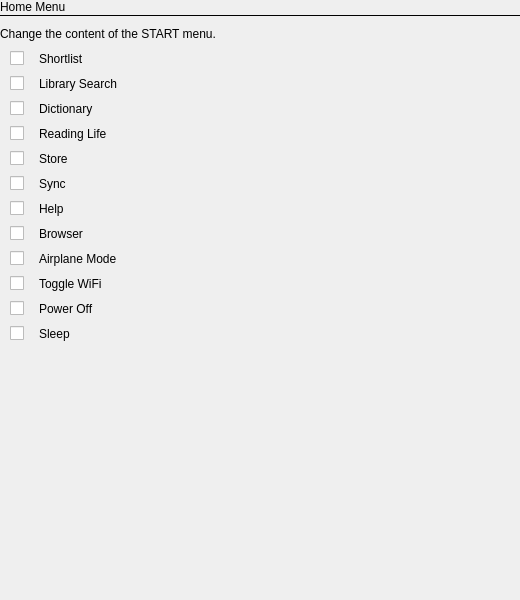
<?xml version="1.0" encoding="UTF-8"?>
<ui version="4.0">
 <class>TweaksSettingsHomeMenuView</class>
 <widget class="QWidget" name="TweaksSettingsHomeMenuView">
  <property name="geometry">
   <rect>
    <x>0</x>
    <y>0</y>
    <width>520</width>
    <height>600</height>
   </rect>
  </property>
  <property name="windowTitle">
   <string>Home Menu</string>
  </property>
  <layout class="QVBoxLayout" name="verticalLayout">
   <property name="spacing">
    <number>0</number>
   </property>
   <property name="margin">
    <number>0</number>
   </property>
   <item>
    <widget class="QLabel" name="label_2">
     <property name="styleSheet">
      <string notr="true">font: 20px &quot;Avenir&quot;;</string>
     </property>
     <property name="text">
      <string>Home Menu</string>
     </property>
     <property name="textFormat">
      <enum>Qt::RichText</enum>
     </property>
     <property name="wordWrap">
      <bool>true</bool>
     </property>
    </widget>
   </item>
   <item>
    <widget class="QFrame" name="frame">
     <property name="frameShape">
      <enum>QFrame::HLine</enum>
     </property>
     <property name="frameShadow">
      <enum>QFrame::Plain</enum>
     </property>
    </widget>
   </item>
   <item>
    <widget class="TouchLabel" name="label_3">
     <property name="styleSheet">
      <string notr="true">font: 20px &quot;Avenir&quot;; 
padding-top: 10px; 
padding-bottom: 10;</string>
     </property>
     <property name="text">
      <string>Change the content of the START menu.</string>
     </property>
     <property name="textFormat">
      <enum>Qt::RichText</enum>
     </property>
     <property name="wordWrap">
      <bool>true</bool>
     </property>
     <property name="indent">
      <number>0</number>
     </property>
    </widget>
   </item>
   <item>
    <layout class="QFormLayout" name="formLayout_2">
     <property name="fieldGrowthPolicy">
      <enum>QFormLayout::AllNonFixedFieldsGrow</enum>
     </property>
     <property name="horizontalSpacing">
      <number>10</number>
     </property>
     <property name="verticalSpacing">
      <number>10</number>
     </property>
     <item row="0" column="1">
      <widget class="TouchCheckBox" name="shortlist">
       <property name="styleSheet">
        <string notr="true">QCheckBox {
    spacing: 15px;
    font: bold 20px &quot;Avenir&quot;;
}

QCheckBox::indicator:unchecked {
    image: url(:/images/widgets/checkbox_off.png);
}
QCheckBox::indicator:checked {
    image: url(:/images/widgets/checkbox_on.png);
}
QCheckBox::indicator:disabled {
    image: url(:/images/widgets/checkbox_disabled.png);
}
</string>
       </property>
       <property name="text">
        <string>Shortlist</string>
       </property>
      </widget>
     </item>
     <item row="1" column="1">
      <widget class="TouchCheckBox" name="search">
       <property name="styleSheet">
        <string notr="true">QCheckBox {
    spacing: 15px;
    font: bold 20px &quot;Avenir&quot;;
}

QCheckBox::indicator:unchecked {
    image: url(:/images/widgets/checkbox_off.png);
}
QCheckBox::indicator:checked {
    image: url(:/images/widgets/checkbox_on.png);
}
QCheckBox::indicator:disabled {
    image: url(:/images/widgets/checkbox_disabled.png);
}
</string>
       </property>
       <property name="text">
        <string>Library Search</string>
       </property>
      </widget>
     </item>
     <item row="2" column="1">
      <widget class="TouchCheckBox" name="dictionary">
       <property name="styleSheet">
        <string notr="true">QCheckBox {
    spacing: 15px;
    font: bold 20px &quot;Avenir&quot;;
}

QCheckBox::indicator:unchecked {
    image: url(:/images/widgets/checkbox_off.png);
}
QCheckBox::indicator:checked {
    image: url(:/images/widgets/checkbox_on.png);
}
QCheckBox::indicator:disabled {
    image: url(:/images/widgets/checkbox_disabled.png);
}
</string>
       </property>
       <property name="text">
        <string>Dictionary</string>
       </property>
      </widget>
     </item>
     <item row="8" column="1">
      <widget class="TouchCheckBox" name="airplaneMode">
       <property name="styleSheet">
        <string notr="true">QCheckBox {
    spacing: 15px;
    font: bold 20px &quot;Avenir&quot;;
}

QCheckBox::indicator:unchecked {
    image: url(:/images/widgets/checkbox_off.png);
}
QCheckBox::indicator:checked {
    image: url(:/images/widgets/checkbox_on.png);
}
QCheckBox::indicator:disabled {
    image: url(:/images/widgets/checkbox_disabled.png);
}
</string>
       </property>
       <property name="text">
        <string>Airplane Mode</string>
       </property>
      </widget>
     </item>
     <item row="19" column="1">
      <widget class="TouchCheckBox" name="toggleWifi">
       <property name="styleSheet">
        <string notr="true">QCheckBox {
    spacing: 15px;
    font: bold 20px &quot;Avenir&quot;;
}

QCheckBox::indicator:unchecked {
    image: url(:/images/widgets/checkbox_off.png);
}
QCheckBox::indicator:checked {
    image: url(:/images/widgets/checkbox_on.png);
}
QCheckBox::indicator:disabled {
    image: url(:/images/widgets/checkbox_disabled.png);
}
</string>
       </property>
       <property name="text">
        <string>Toggle WiFi</string>
       </property>
      </widget>
     </item>
     <item row="20" column="1">
      <widget class="TouchCheckBox" name="powerOff">
       <property name="styleSheet">
        <string notr="true">QCheckBox {
    spacing: 15px;
    font: bold 20px &quot;Avenir&quot;;
}

QCheckBox::indicator:unchecked {
    image: url(:/images/widgets/checkbox_off.png);
}
QCheckBox::indicator:checked {
    image: url(:/images/widgets/checkbox_on.png);
}
QCheckBox::indicator:disabled {
    image: url(:/images/widgets/checkbox_disabled.png);
}
</string>
       </property>
       <property name="text">
        <string>Power Off</string>
       </property>
      </widget>
     </item>
     <item row="21" column="1">
      <widget class="TouchCheckBox" name="sleep">
       <property name="styleSheet">
        <string notr="true">QCheckBox {
    spacing: 15px;
    font: bold 20px &quot;Avenir&quot;;
}

QCheckBox::indicator:unchecked {
    image: url(:/images/widgets/checkbox_off.png);
}
QCheckBox::indicator:checked {
    image: url(:/images/widgets/checkbox_on.png);
}
QCheckBox::indicator:disabled {
    image: url(:/images/widgets/checkbox_disabled.png);
}
</string>
       </property>
       <property name="text">
        <string>Sleep</string>
       </property>
      </widget>
     </item>
     <item row="3" column="1">
      <widget class="TouchCheckBox" name="readingLife">
       <property name="styleSheet">
        <string notr="true">QCheckBox {
    spacing: 15px;
    font: bold 20px &quot;Avenir&quot;;
}

QCheckBox::indicator:unchecked {
    image: url(:/images/widgets/checkbox_off.png);
}
QCheckBox::indicator:checked {
    image: url(:/images/widgets/checkbox_on.png);
}
QCheckBox::indicator:disabled {
    image: url(:/images/widgets/checkbox_disabled.png);
}
</string>
       </property>
       <property name="text">
        <string>Reading Life</string>
       </property>
      </widget>
     </item>
     <item row="4" column="1">
      <widget class="TouchCheckBox" name="store">
       <property name="styleSheet">
        <string notr="true">QCheckBox {
    spacing: 15px;
    font: bold 20px &quot;Avenir&quot;;
}

QCheckBox::indicator:unchecked {
    image: url(:/images/widgets/checkbox_off.png);
}
QCheckBox::indicator:checked {
    image: url(:/images/widgets/checkbox_on.png);
}
QCheckBox::indicator:disabled {
    image: url(:/images/widgets/checkbox_disabled.png);
}
</string>
       </property>
       <property name="text">
        <string>Store</string>
       </property>
      </widget>
     </item>
     <item row="5" column="1">
      <widget class="TouchCheckBox" name="sync">
       <property name="styleSheet">
        <string notr="true">QCheckBox {
    spacing: 15px;
    font: bold 20px &quot;Avenir&quot;;
}

QCheckBox::indicator:unchecked {
    image: url(:/images/widgets/checkbox_off.png);
}
QCheckBox::indicator:checked {
    image: url(:/images/widgets/checkbox_on.png);
}
QCheckBox::indicator:disabled {
    image: url(:/images/widgets/checkbox_disabled.png);
}
</string>
       </property>
       <property name="text">
        <string>Sync</string>
       </property>
      </widget>
     </item>
     <item row="6" column="1">
      <widget class="TouchCheckBox" name="help">
       <property name="styleSheet">
        <string notr="true">QCheckBox {
    spacing: 15px;
    font: bold 20px &quot;Avenir&quot;;
}

QCheckBox::indicator:unchecked {
    image: url(:/images/widgets/checkbox_off.png);
}
QCheckBox::indicator:checked {
    image: url(:/images/widgets/checkbox_on.png);
}
QCheckBox::indicator:disabled {
    image: url(:/images/widgets/checkbox_disabled.png);
}
</string>
       </property>
       <property name="text">
        <string>Help</string>
       </property>
      </widget>
     </item>
     <item row="7" column="1">
      <widget class="TouchCheckBox" name="browser">
       <property name="styleSheet">
        <string notr="true">QCheckBox {
    spacing: 15px;
    font: bold 20px &quot;Avenir&quot;;
}

QCheckBox::indicator:unchecked {
    image: url(:/images/widgets/checkbox_off.png);
}
QCheckBox::indicator:checked {
    image: url(:/images/widgets/checkbox_on.png);
}
QCheckBox::indicator:disabled {
    image: url(:/images/widgets/checkbox_disabled.png);
}
</string>
       </property>
       <property name="text">
        <string>Browser</string>
       </property>
      </widget>
     </item>
    </layout>
   </item>
   <item>
    <spacer name="verticalSpacer">
     <property name="orientation">
      <enum>Qt::Vertical</enum>
     </property>
     <property name="sizeHint" stdset="0">
      <size>
       <width>20</width>
       <height>417</height>
      </size>
     </property>
    </spacer>
   </item>
  </layout>
 </widget>
 <customwidgets>
  <customwidget>
   <class>TouchLabel</class>
   <extends>QLabel</extends>
   <header>TouchLabel.h</header>
  </customwidget>
  <customwidget>
   <class>TouchCheckBox</class>
   <extends>QCheckBox</extends>
   <header>TouchCheckBox.h</header>
  </customwidget>
 </customwidgets>
 <resources/>
 <connections/>
</ui>
